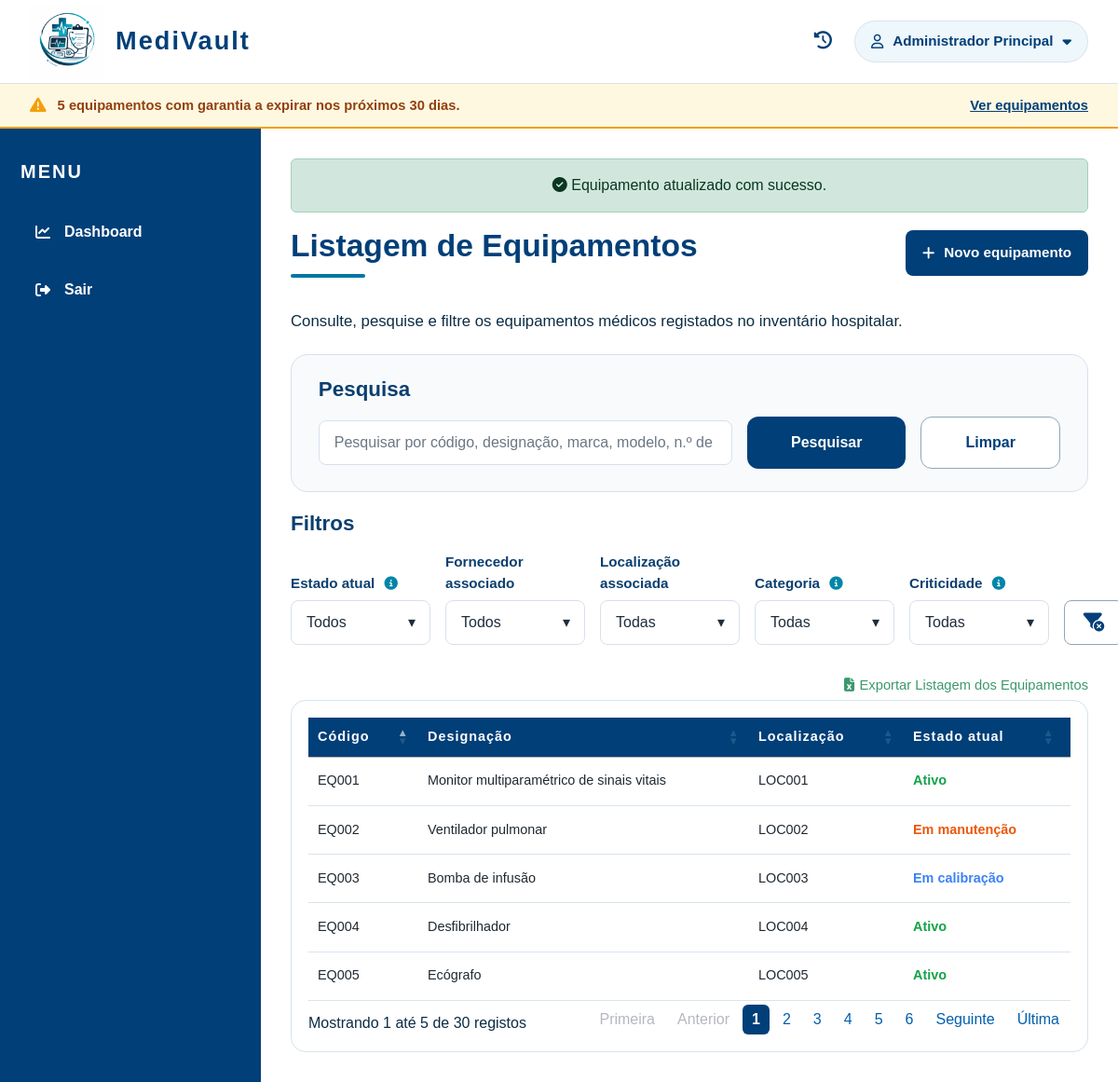
The app's page /private/views/equipamentos/equipamentos.php (signed in) with its own data.
### tables this page shows
CREATE TABLE `equipamentos` (
  `id` int PRIMARY KEY AUTO_INCREMENT,
  `codigo` varchar(255) UNIQUE NOT NULL,
  `designacao` varchar(255) NOT NULL,
  `categoria_id` int NOT NULL,
  `marca` varchar(255) NOT NULL,
  `modelo` varchar(255) NOT NULL,
  `numero_serie` varchar(255) NOT NULL,
  `fabricante` varchar(255) NOT NULL,
  `ano_fabrico` int,
  `estado_id` int NOT NULL,
  `criticidade_id` int NOT NULL,
  `observacoes` text,
  `localizacao_id` int NOT NULL,
  `observacoes_localizacao` text,
  `ativo` boolean DEFAULT true,
  `created_at` datetime DEFAULT (CURRENT_TIMESTAMP),
  `updated_at` datetime DEFAULT (CURRENT_TIMESTAMP)
);

CREATE TABLE `localizacoes` (
  `id` int PRIMARY KEY AUTO_INCREMENT,
  `codigo` varchar(255) UNIQUE NOT NULL,
  `edificio` varchar(255) NOT NULL,
  `piso` varchar(255) NOT NULL,
  `servico` varchar(255) NOT NULL,
  `sala` varchar(255) NOT NULL,
  `observacoes` text,
  `ativo` boolean DEFAULT true,
  `created_at` datetime DEFAULT (CURRENT_TIMESTAMP),
  `updated_at` datetime DEFAULT (CURRENT_TIMESTAMP)
);

CREATE TABLE `estados_equipamento` (
  `id` int PRIMARY KEY AUTO_INCREMENT,
  `designacao` varchar(255) UNIQUE NOT NULL,
  `ordem` int NOT NULL DEFAULT 0
);

### private/views/equipamentos/equipamentos.php (the view, shortened to what this page needs)
<?php
try {
    $ligacao = new PDO(
        "mysql:host=" . MYSQL_HOST . ";port=" . MYSQL_PORT . ";dbname=" . MYSQL_DATABASE . ";charset=utf8",
        MYSQL_USERNAME,
        MYSQL_PASSWORD
    );
    $ligacao->setAttribute(PDO::ATTR_ERRMODE, PDO::ERRMODE_EXCEPTION);
    $resultados = $ligacao->query("
SELECT
    e.id,
    e.codigo,
    e.designacao,
    l.codigo AS localizacao,
    ee.designacao AS estado,
    c.designacao AS criticidade,
    cat.designacao AS categoria,
    e.ativo,
    GROUP_CONCAT(DISTINCT ef.fornecedor_id) AS fornecedores_ids,
    GROUP_CONCAT(DISTINCT CONCAT(f.codigo, ' - ', f.nome_empresa) SEPARATOR ', ') AS fornecedores_nomes
FROM equipamentos e
LEFT JOIN localizacoes l ON e.localizacao_id = l.id
LEFT JOIN estados_equipamento ee ON e.estado_id = ee.id
LEFT JOIN criticidades c ON e.criticidade_id = c.id
LEFT JOIN categorias cat ON e.categoria_id = cat.id
LEFT JOIN equipamento_fornecedor ef ON ef.equipamento_id = e.id
LEFT JOIN fornecedores f ON f.id = ef.fornecedor_id
GROUP BY e.id, e.codigo, e.designacao, l.codigo, ee.designacao, c.designacao, cat.designacao, e.ativo
")->fetchAll(PDO::FETCH_OBJ);
    $erro = '';
} catch (PDOException $err) {
    $erro = "Aconteceu um erro na ligação.";
    $resultados = [];
    $fornecedoresFiltro = [];
    $localizacoesFiltro = [];
}
?>
<?php include '../../includes/header.php'; ?>
<?php include '../../includes/navbar.php'; ?>
<div class="layout-privado">
    <?php include '../../includes/menu.php'; ?>
    <main class="conteudo-privado">
    <?php if (isset($_SESSION['sucesso']) && $_SESSION['sucesso'] === 'equipamento_atualizado') : ?>
    <div id="alerta-sucesso" class="alert alert-success text-center" role="alert">
        <i class="fa-solid fa-circle-check"></i>
        Equipamento atualizado com sucesso.
    </div>
<?php endif; ?>
        <div class="titulo-pagina-equipamentos">
            <div class="bloco-titulo-equipamentos">
                <h1>Listagem de Equipamentos</h1>
                <span class="linha-titulo-equipamentos"></span>
            </div>
            <a href="novo_equipamento.php" class="botao-novo-registo-privada">
                <i class="fa-solid fa-plus"></i>
                Novo equipamento
            </a>
        </div>
        <p class="mensagem-listagem">
            Consulte, pesquise e filtre os equipamentos médicos registados no inventário hospitalar.
        </p>
        <section class="area-pesquisa-filtros">
            <div class="caixa-pesquisa-equipamentos">
                <h2>Pesquisa</h2>
                <div class="linha-pesquisa-equipamentos">
                    <input type="text" id="pesquisaEquipamentos" class="campo-pesquisa-equipamentos"
                        placeholder="Pesquisar por código, designação, marca, modelo, n.º de série, fornecedor ou localização...">
                    <button type="button" id="botaoPesquisarEquipamentos" class="botao-pesquisar-equipamentos">
                        Pesquisar
                    </button>
                    <button type="button" id="botaoLimparApenasPesquisaEquipamentos"
                        class="botao-limpar-equipamentos">
                        Limpar
                    </button>
                </div>
            </div>
            <div class="caixa-filtros-equipamentos">
                <h2>Filtros</h2>
                <div class="grelha-filtros-equipamentos">
                    <div class="grupo-filtro-equipamentos">
                        <label for="filtroEstadoEquipamento">
                            Estado atual
                            <i class="fa-solid fa-circle-info" data-bs-toggle="popover"
                                data-bs-trigger="hover focus" data-bs-placement="right" data-bs-html="true"
                                data-bs-content="
       <strong>Ativo</strong> - Equipamento operacional e disponível para utilização.<br><br>
       <strong>Em manutenção</strong> - Equipamento temporariamente indisponível devido a manutenção preventiva ou corretiva.<br><br>
       <strong>Inativo</strong> - Equipamento sem utilização atual, mas disponível para voltar ao serviço.<br><br>
       <strong>Em calibração</strong> - Equipamento em processo de calibração ou verificação metrológica.<br><br>
       <strong>Em quarentena</strong> - Equipamento isolado temporariamente para avaliação, descontaminação ou validação técnica.<br><br>
       <strong>Abatido</strong> - Equipamento retirado definitivamente de serviço e sem possibilidade de utilização.
       ">
                            </i>
                        </label>
                        <div class="select-filtro-wrapper">
                            <select id="filtroEstadoEquipamento" class="campo-filtro-equipamentos">
                                <option value="">Todos</option>
                            </select>
                        </div>
                    </div>
                    <div class="grupo-filtro-equipamentos">
                        <label for="filtroFornecedorEquipamento">Fornecedor associado</label>
                        <div class="select-filtro-wrapper">
                            <select id="filtroFornecedorEquipamento" class="campo-filtro-equipamentos">
                                <option value="">Todos</option>
                            </select>
                        </div>
                    </div>
                    <div class="grupo-filtro-equipamentos">
                        <label for="filtroLocalizacaoEquipamento">Localização associada</label>
                        <div class="select-filtro-wrapper">
                            <select id="filtroLocalizacaoEquipamento" class="campo-filtro-equipamentos">
                                <option value="">Todas</option>
                            </select>
                        </div>
                    </div>
                    <div class="grupo-filtro-equipamentos">
                        <label for="filtroCategoriaEquipamento">Categoria
                            <i class="fa-solid fa-circle-info" data-bs-toggle="popover"
                                data-bs-trigger="hover focus" data-bs-placement="right" data-bs-html="true"
                                data-bs-content="
        <strong>Monitorização</strong> - Equipamentos utilizados para monitorizar parâmetros fisiológicos e o estado clínico do paciente.<br><br>
        <strong>Suporte de vida</strong> - Equipamentos essenciais para manter ou substituir funções vitais do organismo.<br><br>
        <strong>Terapia</strong> - Equipamentos utilizados na administração de tratamentos e intervenções terapêuticas.<br><br>
        <strong>Diagnóstico</strong> - Equipamentos destinados à deteção, avaliação e diagnóstico de condições clínicas.<br><br>
        <strong>Laboratório</strong> - Equipamentos utilizados na análise e processamento de amostras laboratoriais.<br><br>
        <strong>Esterilização</strong> - Equipamentos destinados à limpeza, desinfeção e esterilização de materiais e dispositivos médicos.<br><br>
        <strong>Reabilitação</strong> - Equipamentos utilizados na recuperação funcional e reabilitação dos pacientes.
        ">
                            </i>
                        </label>
                        <div class="select-filtro-wrapper">
                            <select id="filtroCategoriaEquipamento" class="campo-filtro-equipamentos">
                                <option value="">Todas</option>
                            </select>
                        </div>
                    </div>
                    <div class="grupo-filtro-equipamentos">
                        <label for="filtroCriticidadeEquipamento">Criticidade
                            <i class="fa-solid fa-circle-info" data-bs-toggle="popover"
                                data-bs-trigger="hover focus" data-bs-placement="right" data-bs-html="true"
                                data-bs-content="
        <strong>Suporte de vida</strong> - Equipamento essencial para manter ou monitorizar funções vitais do paciente.<br><br>
        <strong>Alta</strong> - Equipamento cuja indisponibilidade afeta significativamente a prestação de cuidados de saúde.<br><br>
        <strong>Média</strong> - Equipamento importante, mas cuja indisponibilidade pode ser temporariamente compensada por alternativas.<br><br>
        <strong>Baixa</strong> - Equipamento de apoio com impacto reduzido na prestação de cuidados.
        ">
                            </i>
                        </label>
                        <div class="select-filtro-wrapper">
                            <select id="filtroCriticidadeEquipamento" class="campo-filtro-equipamentos">
                                <option value="">Todas</option>
                            </select>
                        </div>
                    </div>
                    <div class="grupo-filtro-equipamentos grupo-botao-limpar-filtros">
                        <label>&nbsp;</label>
                        <button type="button" id="botaoLimparApenasFiltrosEquipamentos"
                            class="botao-limpar-apenas-filtros" title="Limpar filtros">
                            <i class="fa-solid fa-filter-circle-xmark"></i>
                        </button>
                    </div>
                </div>
            </div>
        </section>
        <div class="acao-exportar-tabela">
            <a href="#" class="link-exportar-excel">
                <i class="fa-solid fa-file-excel"></i>
                Exportar Listagem dos Equipamentos
            </a>
        </div>
        <div class="tabela-privada">
            <table id="tabela-equipamentos">
                <thead>
                    <tr>
                        <th>Código</th>
                        <th>Designação</th>
                        <th>Localização</th>
                        <th>Estado atual</th>
                        <th>Criticidade</th>
                    </tr>
                </thead>
                <tbody>
                    <?php if (!empty($erro)) : ?>
                        <tr>
                            <td colspan="6" class="text-center text-danger"><?= $erro ?></td>
                        </tr>
                    <?php elseif (count($resultados) == 0) : ?>
                        <tr>
                            <td colspan="6" class="text-muted">Não existem equipamentos registados.</td>
                        </tr>
                    <?php else : ?>
                        <?php foreach ($resultados as $equipamento) : ?>
                            <tr>
                                <td><?= htmlspecialchars($equipamento->codigo) ?></td>
                                <td><?= htmlspecialchars($equipamento->designacao) ?></td>
                                <td><?= htmlspecialchars($equipamento->localizacao) ?></td>
                                <td>
                                    <?php
                                    $classesEstado = [
                                        'Ativo' => 'estado-ativo',
                                        'Em manutenção' => 'estado-manutencao',
                                        'Em calibração' => 'estado-calibracao',
                                        'Inativo' => 'estado-inativo',
                                        'Em quarentena' => 'estado-quarentena',
                                        'Abatido' => 'estado-abatido'
                                    ];
                                    $classeEstado = $classesEstado[$equipamento->estado] ?? '';
                                    ?>
                                    <span class="<?= $classeEstado ?>"><?= htmlspecialchars($equipamento->estado) ?></span>
                                </td>
                                <td>
                                </td>
                            </tr>
                        <?php endforeach; ?>
                    <?php endif; ?>
                </tbody>
            </table>
        </div>
    </main>
</div>
<?php include '../../includes/footer.php'; ?>

### records on screen
equipamentos: codigo "EQ001", designacao "Monitor multiparamétrico de sinais vitais", localizacao.codigo "LOC001", estado.designacao "Ativo"
equipamentos: codigo "EQ002", designacao "Ventilador pulmonar", localizacao.codigo "LOC002", estado.designacao "Em manutenção"
equipamentos: codigo "EQ003", designacao "Bomba de infusão", localizacao.codigo "LOC003", estado.designacao "Em calibração"
equipamentos: codigo "EQ004", designacao "Desfibrilhador", localizacao.codigo "LOC004", estado.designacao "Ativo"
equipamentos: codigo "EQ005", designacao "Ecógrafo", localizacao.codigo "LOC005", estado.designacao "Ativo"

### other values on screen
APP_NAME "MediVault"
$nome "Administrador Principal"
$totalGarantiasAExpirar "5"
